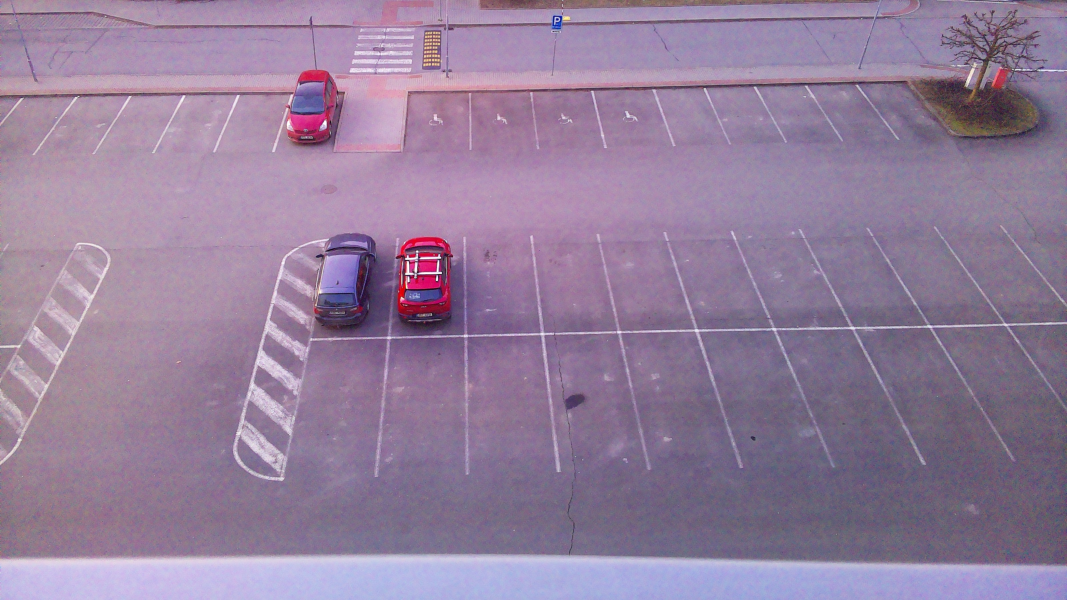
#> input picture photo/2026-03-09_0619.jpg, 3200 x 1800 px (shown at 1/3 size)
$ python calibrate_grid_corners.py ../photo/2026-03-09_0619.jpg out.png
#> lines starting #> are read from the running program, lines starting #| are printed output that depends on the picture
"""
Interactive corner marking tool for parking grid calibration.

Mark the 4 corners (top-left, top-right, bottom-right, bottom-left) on a reference image,
and the tool will save the homography transformation to align future images.
"""

import cv2
import numpy as np
import pickle
import sys
import os
from typing import List, Tuple, Optional


class CornerMarker:
    def __init__(self, image_path: str, max_display_width: int = 1000):
#> called with image_path = '../photo/2026-03-09_0619.jpg', max_display_width = 1000
        self.image = cv2.imread(image_path)
#> self.image is the input picture: shape (1800, 3200, 3); mean B, G, R 156.5, 127.5, 148.3
        if self.image is None:
            raise ValueError(f"Cannot load image: {image_path}")

        self.image_path = image_path
        self.corners: List[Tuple[int, int]] = []

        # Compute display scale to fit screen
        h, w = self.image.shape[:2]
#> h = 1800; w = 3200
        if w > max_display_width:
            self.scale = max_display_width / w
#> self.scale = 0.312
        else:
            self.scale = 1.0

        # Create display image at scaled size
        disp_w = int(w * self.scale)
#> disp_w = 1000
        disp_h = int(h * self.scale)
#> disp_h = 562
        self.display = cv2.resize(self.image, (disp_w, disp_h))
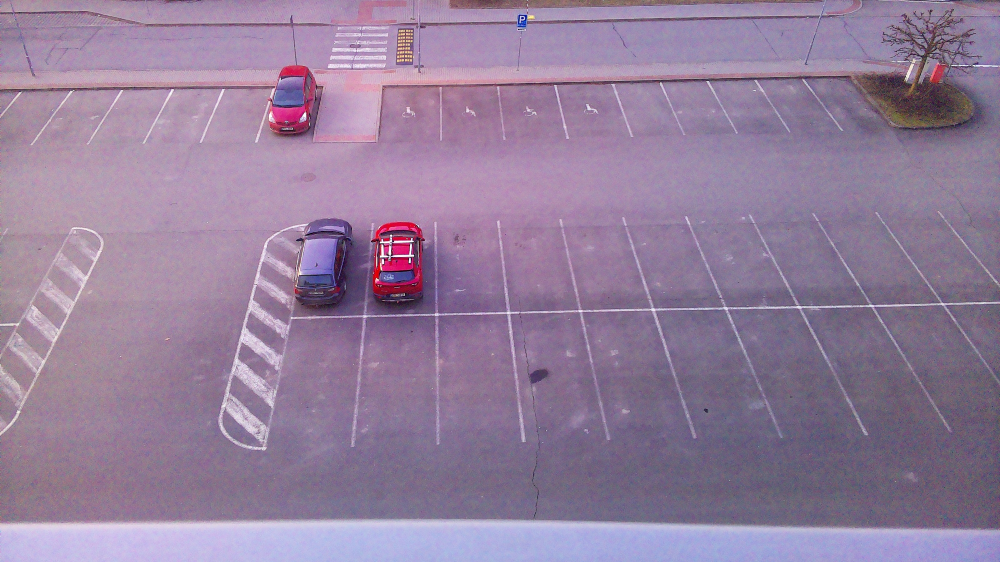
#> self.display: shape (562, 1000, 3); mean B, G, R 156.4, 127.3, 148.1

        print(f"Loaded image: {image_path}")
        print(f"Original size: {w}x{h}")
#| Original size: 3200x1800
        print(f"Display size: {disp_w}x{disp_h} (scale: {self.scale:.2f})")
#| Display size: 1000x562 (scale: 0.31)

    # [31 lines left out: function mouse_callback, not called in this run]

    def run(self) -> Optional[np.ndarray]:
        """
        Interactive corner marking.
        Returns 4x2 array of corners (top-left, top-right, bottom-right, bottom-left)
        """
        cv2.namedWindow("Mark Corners (Click to mark, SPACE when done)")
        cv2.setMouseCallback("Mark Corners (Click to mark, SPACE when done)",
                            self.mouse_callback)
        cv2.imshow("Mark Corners (Click to mark, SPACE when done)", self.display)

        print("\nInstructions:")
        print("1. Click 4 corners in order: TOP-LEFT, TOP-RIGHT, BOTTOM-RIGHT, BOTTOM-LEFT")
        print("2. Press SPACE when done")
        print("3. Press ESC to cancel")

        while True:
            key = cv2.waitKey(0) & 0xFF
#> (key Esc is pressed here)
            if key == ord(' '):  # SPACE
                if len(self.corners) == 4:
                    cv2.destroyAllWindows()
                    return np.array(self.corners, dtype=np.float32)
                else:
                    print(f"Need 4 corners, got {len(self.corners)}. Continue clicking...")
            elif key == 27:  # ESC
                print("Cancelled.")
                cv2.destroyAllWindows()
                return None

    # [77 lines left out: functions undo_last, compute_grid_bounds, save_homography, load_homography, apply_homography, not called in this run]


if __name__ == "__main__":
    if len(sys.argv) < 2:
        print("Usage: python calibrate_grid_corners.py <reference_image> [output_homography_path]")
        sys.exit(1)

    image_path = sys.argv[1]
    output_path = sys.argv[2] if len(sys.argv) > 2 else "grid_homography.pkl"

    # Run corner marking
    try:
        marker = CornerMarker(image_path)
        corners = marker.run()

        if corners is not None:
            # Load image to get shape
            img = cv2.imread(image_path)
            save_homography(corners, img.shape, output_path)
            print(f"\n✓ Calibration complete!")
        else:
            print("Calibration cancelled.")
#> (the run stopped early here; a loop or call above may not have finished)

$ run again, on photo/2026-03-09_0719.jpg
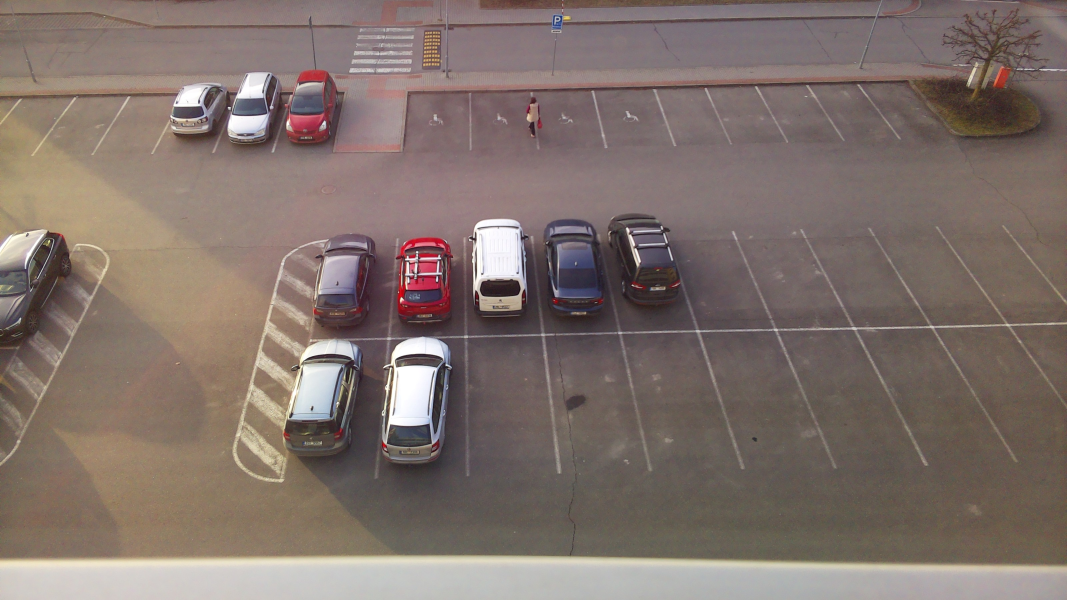
#> input picture photo/2026-03-09_0719.jpg, 3200 x 1800 px (shown at 1/3 size)
#> in __init__, self.image is the input picture: shape (1800, 3200, 3); mean B, G, R 107.5, 113.7, 128.6
#> in __init__, `self.display = cv2.resize(self.image, (disp_w, disp_h))`:
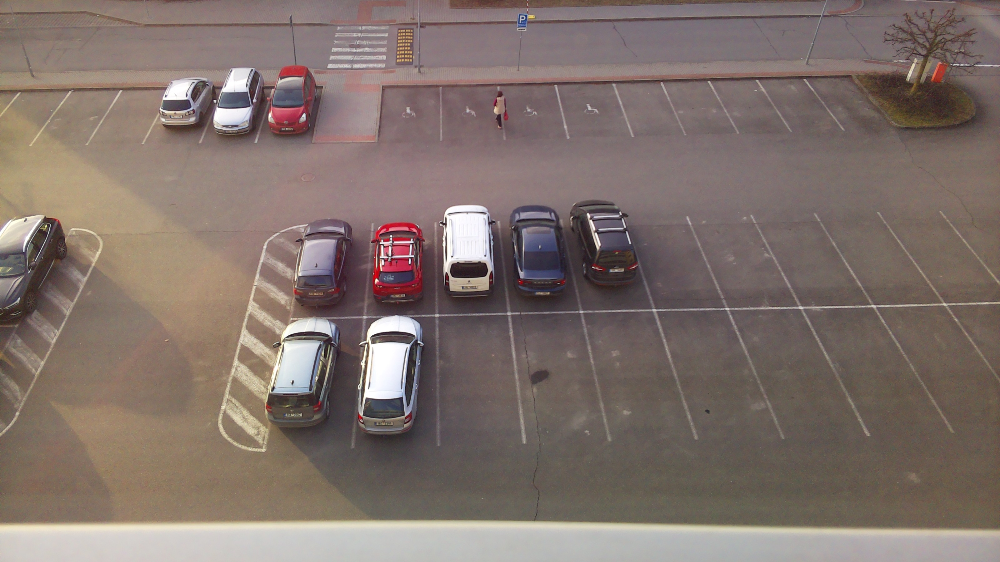
#> self.display: shape (562, 1000, 3); mean B, G, R 107.4, 113.6, 128.5
#| Original size: 3200x1800
#| Display size: 1000x562 (scale: 0.31)

$ run again, on photo/2026-03-09_0809.jpg
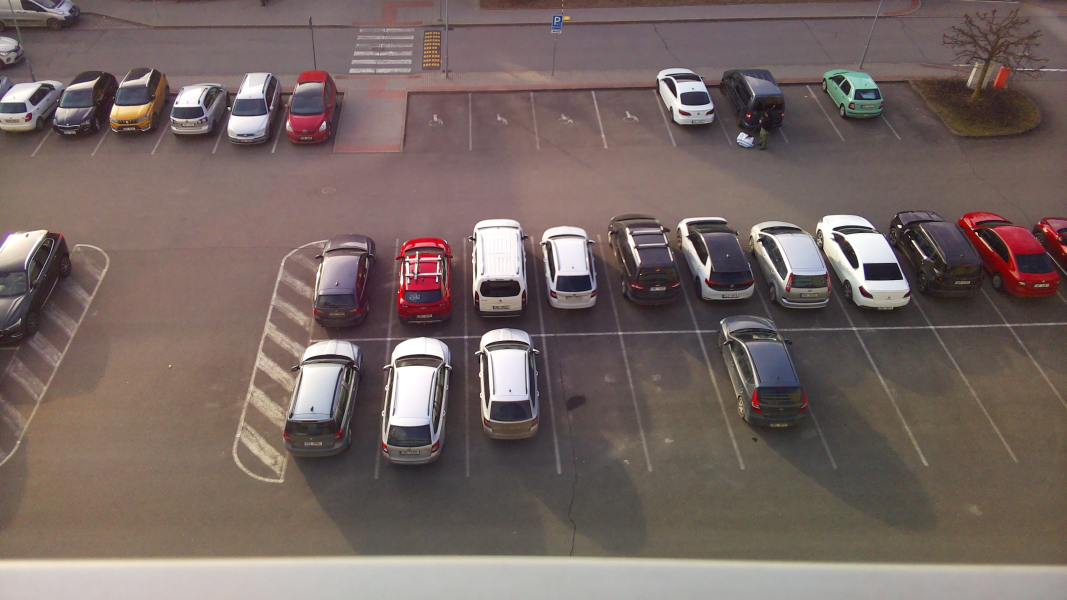
#> input picture photo/2026-03-09_0809.jpg, 3200 x 1800 px (shown at 1/3 size)
#> in __init__, self.image is the input picture: shape (1800, 3200, 3); mean B, G, R 98.4, 102.2, 117.5
#> in __init__, `self.display = cv2.resize(self.image, (disp_w, disp_h))`:
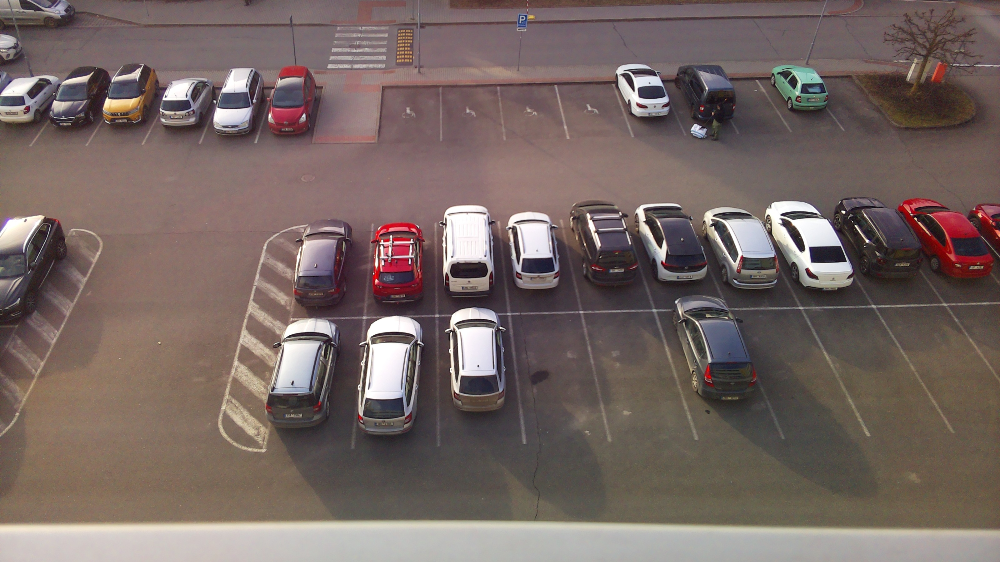
#> self.display: shape (562, 1000, 3); mean B, G, R 98.3, 102.1, 117.4
#| Original size: 3200x1800
#| Display size: 1000x562 (scale: 0.31)

$ run again, on photo/2026-03-09_0939.jpg
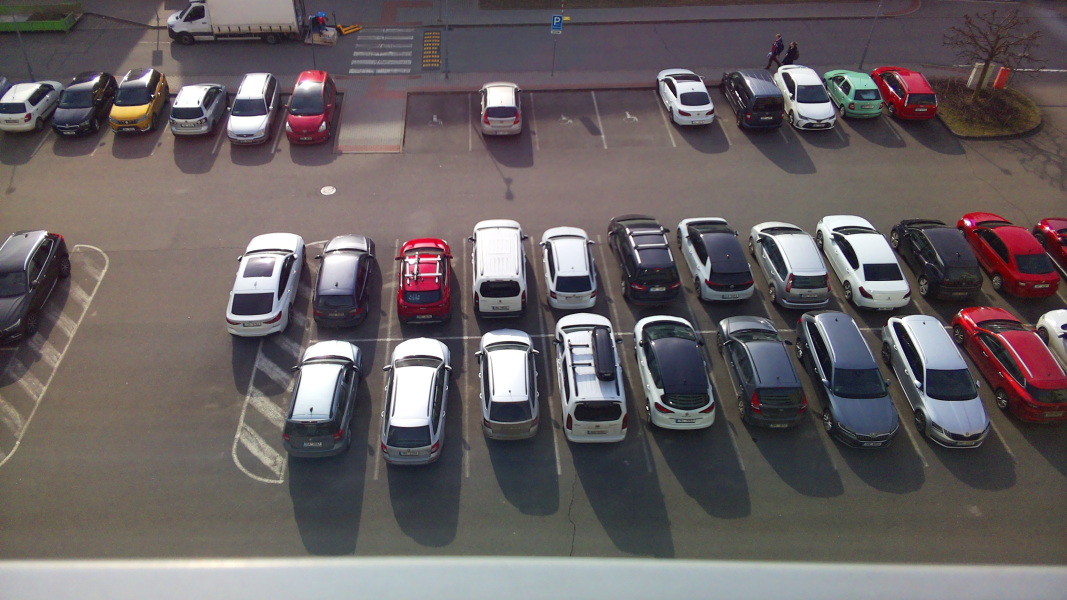
#> input picture photo/2026-03-09_0939.jpg, 3200 x 1800 px (shown at 1/3 size)
#> in __init__, self.image is the input picture: shape (1800, 3200, 3); mean B, G, R 98, 96.7, 104
#> in __init__, `self.display = cv2.resize(self.image, (disp_w, disp_h))`:
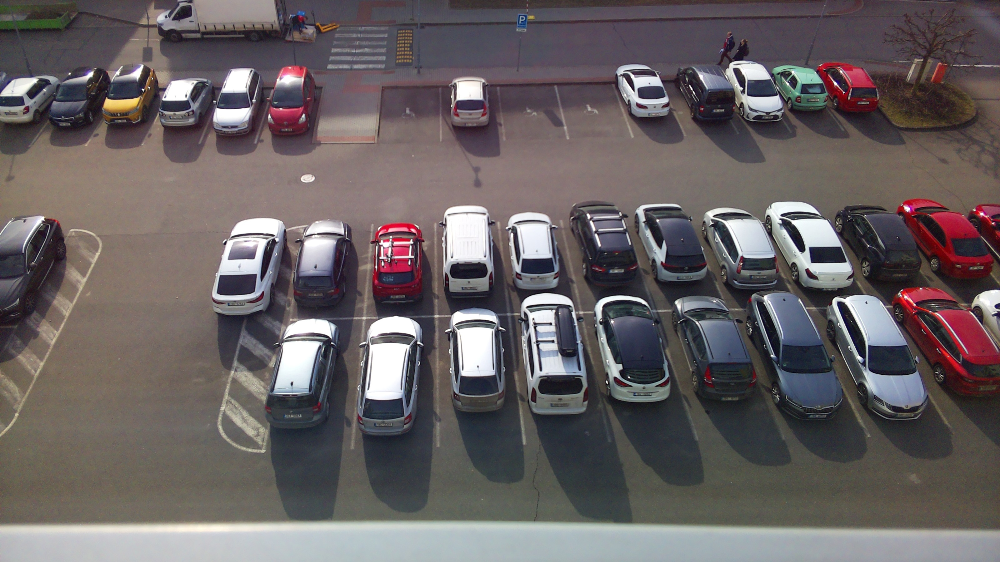
#> self.display: shape (562, 1000, 3); mean B, G, R 97.9, 96.6, 103.9
#| Original size: 3200x1800
#| Display size: 1000x562 (scale: 0.31)
